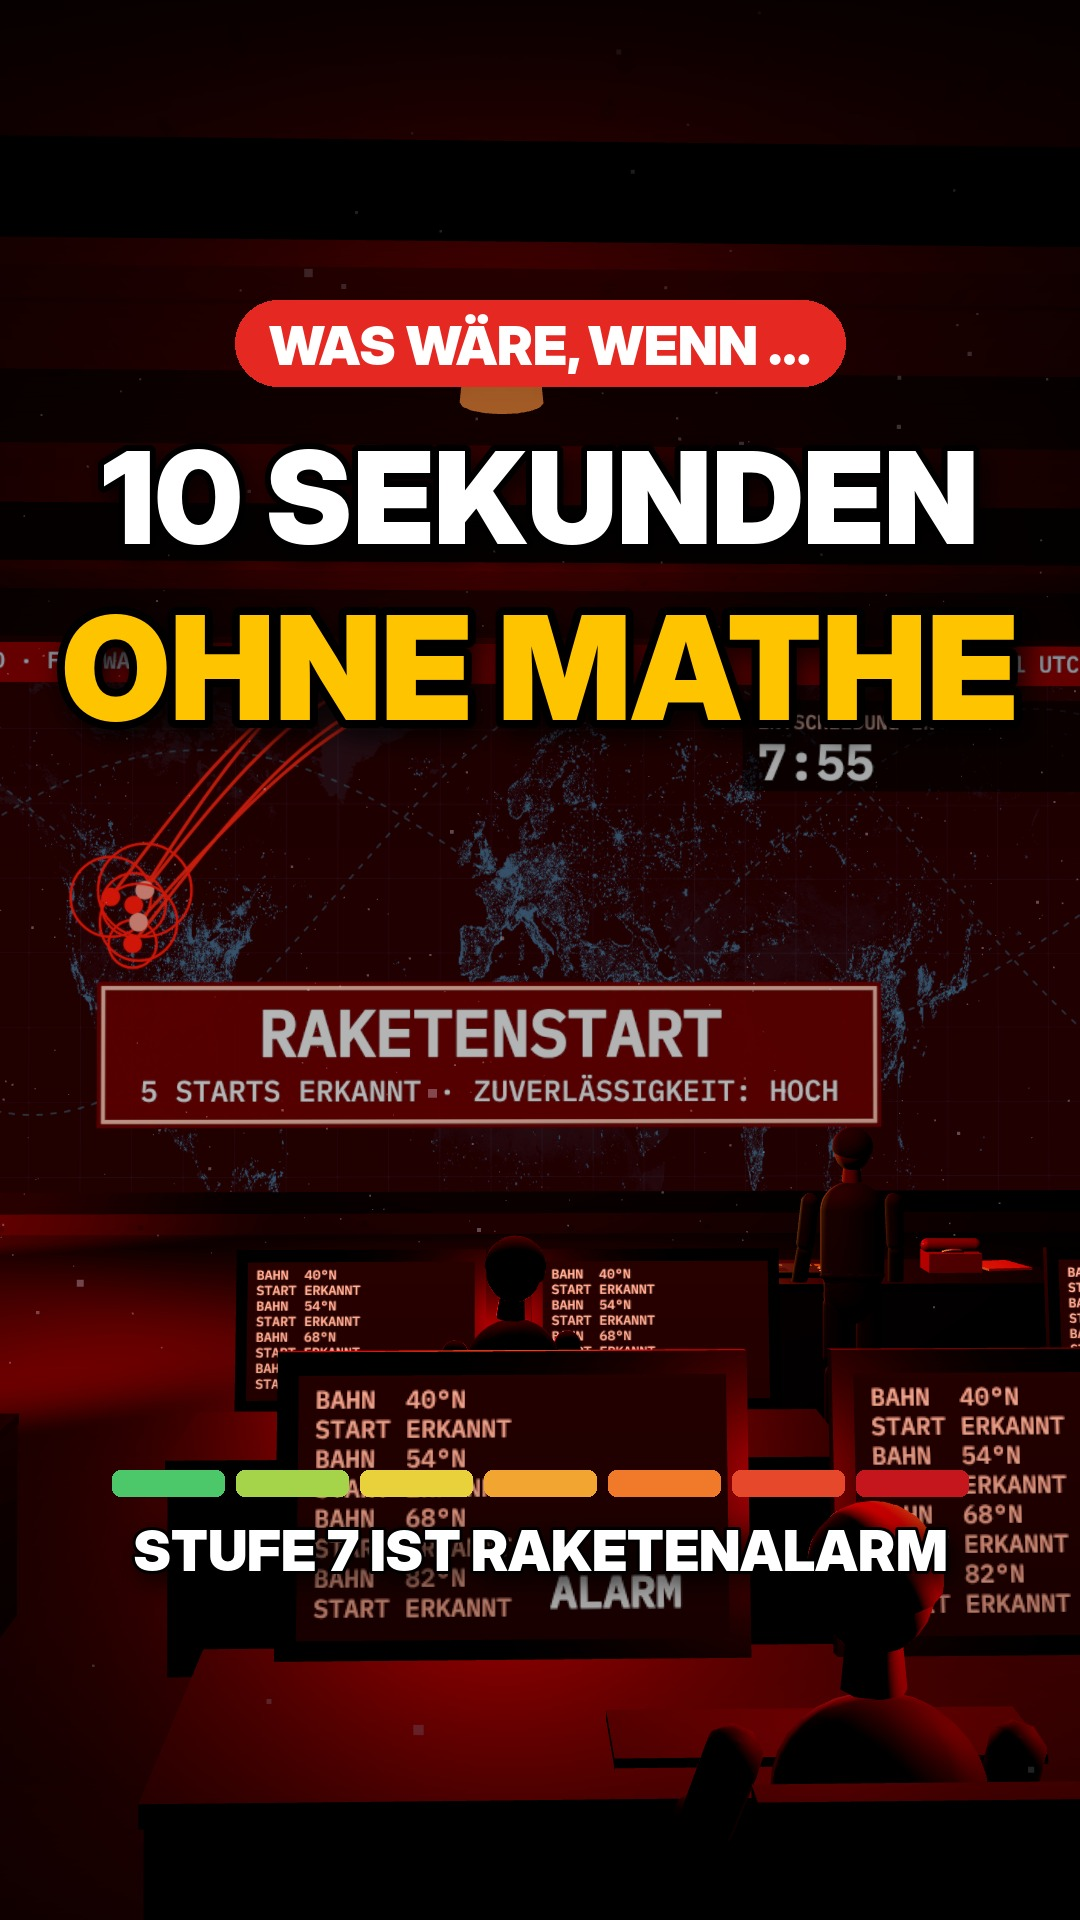

Generate this figure with Python:
# Erzeugt thumbnail.jpg (1080x1920) aus einem sauberen Einzelbild (src/still.js) mit großer Schrift.
# python3 thumbnail.py clean_2220.png
import sys
from PIL import Image, ImageDraw, ImageFont, ImageFilter, ImageEnhance
F = '/usr/share/fonts/opentype/inter/'
W, H = 1080, 1920
img = Image.open(sys.argv[1]).convert('RGB').resize((W, H))
img = ImageEnhance.Contrast(ImageEnhance.Color(img).enhance(1.25)).enhance(1.12)
# Verläufe oben/unten für Lesbarkeit
ov = Image.new('L', (W, H), 0); d = ImageDraw.Draw(ov)
for y in range(H):
    a = 0
    if y < 900: a = int(215 * (1 - y / 900) ** 1.4)
    if y > 1250: a = max(a, int(200 * ((y - 1250) / 670) ** 1.3))
    d.line([(0, y), (W, y)], fill=a)
img = Image.composite(Image.new('RGB', (W, H), (0, 0, 0)), img, ov)
draw = ImageDraw.Draw(img)

def text(cx, y, s, font, fill, stroke=0, sc=(0, 0, 0), shadow=True):
    w = draw.textlength(s, font=font)
    x = cx - w / 2
    if shadow:
        sh = Image.new('RGBA', (W, H), (0, 0, 0, 0)); ImageDraw.Draw(sh).text((x + 6, y + 10), s, font=font, fill=(0, 0, 0, 200), stroke_width=stroke, stroke_fill=(0, 0, 0, 200))
        img.paste(sh.filter(ImageFilter.GaussianBlur(12)), (0, 0), sh.filter(ImageFilter.GaussianBlur(12)))
    draw.text((x, y), s, font=font, fill=fill, stroke_width=stroke, stroke_fill=sc)

def fit(s, path, maxw, start):
    size = start
    while ImageFont.truetype(path, size).getlength(s) > maxw: size -= 4
    return ImageFont.truetype(path, size)

# Kicker-Pille
k = ImageFont.truetype(F + 'InterDisplay-Black.otf', 54); ks = 'WAS WÄRE, WENN …'
kw = draw.textlength(ks, font=k)
draw.rounded_rectangle([(W - kw) / 2 - 34, 300, (W + kw) / 2 + 34, 386], 43, fill=(229, 40, 34))
draw.text(((W - kw) / 2, 312), ks, font=k, fill='white')
# Hauptzeilen
text(W / 2, 420, '10 SEKUNDEN', fit('10 SEKUNDEN', F + 'InterDisplay-Black.otf', 900, 160), 'white', 6)
text(W / 2, 580, 'OHNE MATHE', fit('OHNE MATHE', F + 'InterDisplay-Black.otf', 980, 220), (255, 196, 0), 8)
# Stufenbalken unten (im 3:4-Ausschnitt des Profilrasters)
cols = ['#4cc76a', '#a5d34a', '#e8d13a', '#f3a531', '#f07a2a', '#e5482b', '#c4161c']
bw, gap, y0 = 112, 12, 1470
x0 = (W - (7 * bw + 6 * gap)) / 2
for i, c in enumerate(cols):
    draw.rounded_rectangle([x0 + i * (bw + gap), y0, x0 + i * (bw + gap) + bw, y0 + 26], 8, fill=c)
text(W / 2, 1516, 'STUFE 7 IST RAKETENALARM', fit('STUFE 7 IST RAKETENALARM', F + 'InterDisplay-Black.otf', 860, 64), 'white', 3)
img.save('thumbnail.jpg', quality=92)
img.crop((0, 240, W, 1680)).resize((540, 720)).save(sys.argv[2] if len(sys.argv) > 2 else '/dev/null', 'JPEG') if len(sys.argv) > 2 else None
